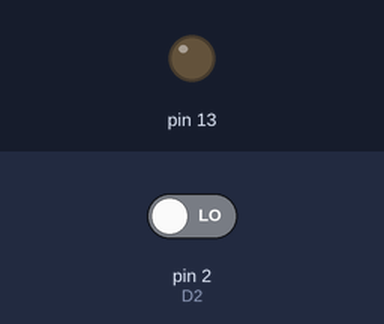
This sketch was run on a simulated Arduino Uno, built with avr-gcc and run on an emulated ATmega328P. Shown: output pins drawn as LEDs (lit = HIGH). The test bench sets the inputs (shaded band); at power-on: pin 2 (D2) LOW.

Above: at 1.2 s.
1.3 s: pin 2 (D2) driven HIGH
At 1.6 s:
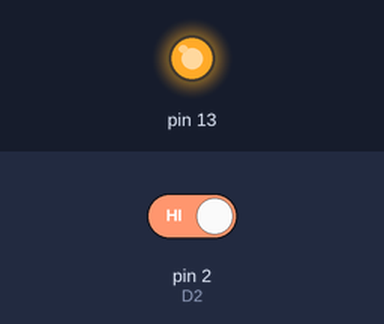
2.8 s: pin 2 (D2) driven LOW
At 3.9 s:
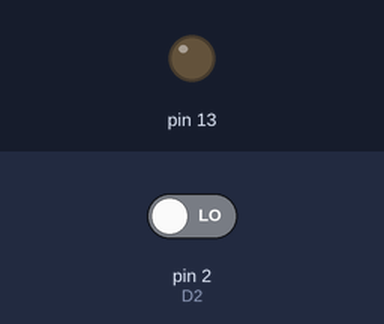
Timing chart, 0 to 5.8 s (numbered marks = the images above; inputs shaded):
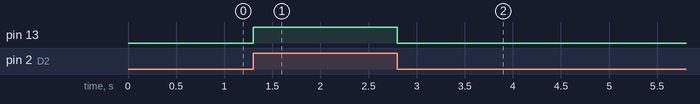

Measured:
- after the input at 1.3 s, pin 13: LOW → HIGH at once
- after the input at 2.8 s, pin 13: HIGH → LOW at once

The sketch:

M9_1.ino
```cpp
#define D2 2

void setup() {
    pinMode(D2, INPUT);
    pinMode(13, OUTPUT);
}

void loop() {
    if (digitalRead(D2) == HIGH) {
        digitalWrite(13, HIGH);
    } else {
        digitalWrite(13, LOW);
    }
    delay(100); // wait for 100 milliseconds before next check
}
```
